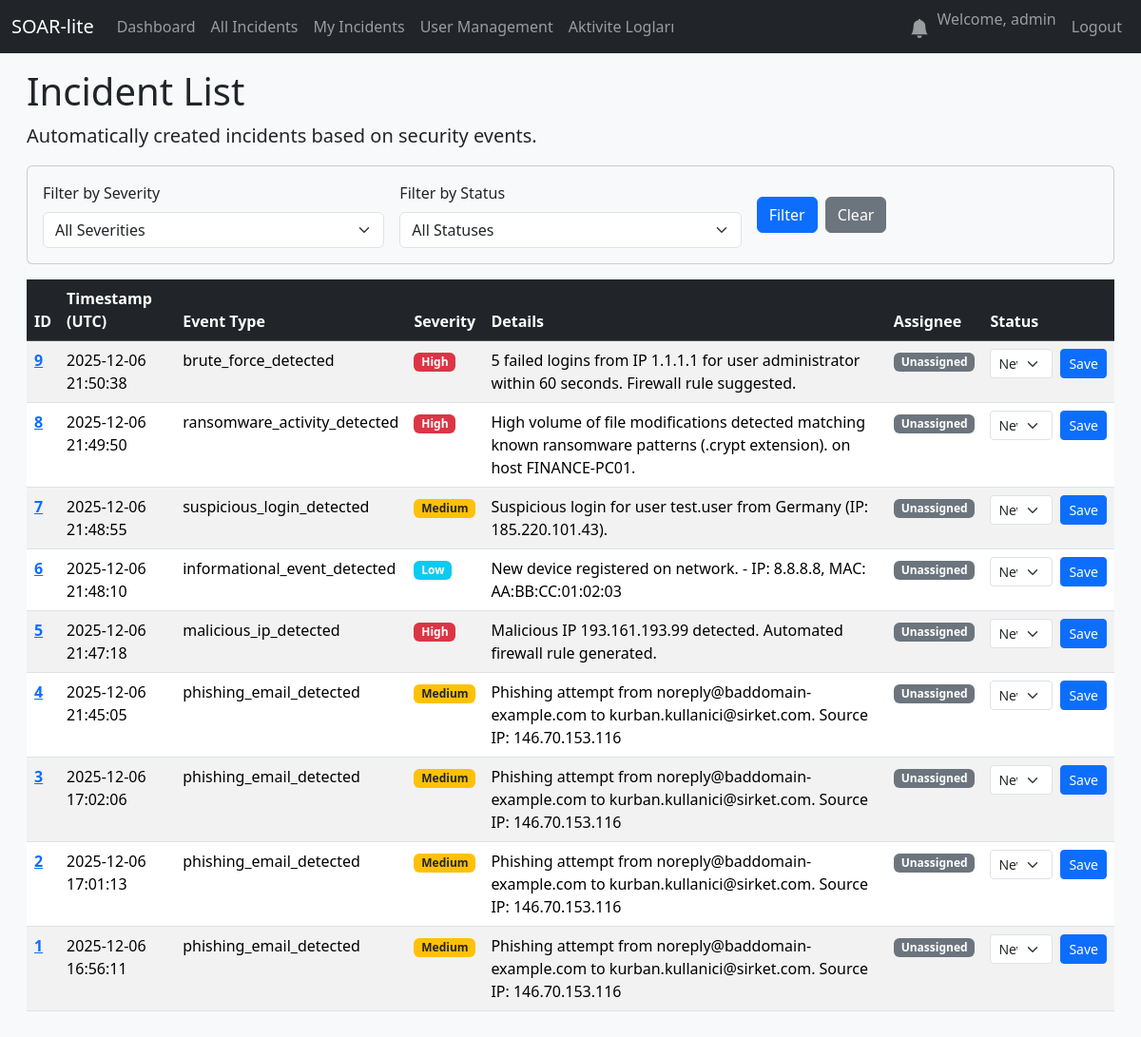
The app's page /incidents (signed in) with its own data.
### database.py (models this page shows, shortened)
class User(UserMixin, db.Model):
    id = db.Column(db.Integer, primary_key=True)
    username = db.Column(db.String(80), unique=True, nullable=False)
    email = db.Column(db.String(120), unique=True, nullable=False)
    password_hash = db.Column(db.String(128))
    created_at = db.Column(db.DateTime, default=datetime.utcnow)
    role = db.Column(db.String(50), nullable=False, default='Analyst')

class Incident(db.Model):
    id = db.Column(db.Integer, primary_key=True)
    created_at = db.Column(db.DateTime, default=datetime.utcnow)
    event_type = db.Column(db.String(100), nullable=False)
    severity = db.Column(db.String(50), nullable=False)
    details = db.Column(db.Text, nullable=True)
    status = db.Column(db.String(50), default='New')
    notes = db.relationship('Note', backref='incident', lazy=True, cascade="all, delete-orphan")
    closed_at = db.Column(db.DateTime, nullable=True) # Olay kapatıldığında doldurulacak
    vt_malicious_count = db.Column(db.Integer, nullable=True)
    vt_report_link = db.Column(db.String(255), nullable=True)
    mitre_technique_id = db.Column(db.String(20), nullable=True)
    mitre_technique_name = db.Column(db.String(100), nullable=True)
    suggested_firewall_rule = db.Column(db.Text, nullable=True) # Otomatik üretilen kural burada saklanacak
    assignee_id = db.Column(db.Integer, db.ForeignKey('user.id'), nullable=True)
    assignee = db.relationship('User', backref='incidents') # backref eklendi
    notes = db.relationship('Note', backref='incident', lazy=True, cascade="all, delete-orphan")
    observables = db.relationship('Observable', backref='incident', lazy=True, cascade="all, delete-orphan")
    action_logs = db.relationship('ActionLog', backref='incident', lazy=True, cascade="all, delete-orphan")

### app.py (the view)
@app.route('/incidents')
@login_required
def incidents_list():
    severity_filter = request.args.get('severity', None)
    status_filter = request.args.get('status', None)
    query = Incident.query
    if severity_filter and severity_filter != 'all':
        query = query.filter_by(severity=severity_filter)
    if status_filter and status_filter != 'all':
        query = query.filter_by(status=status_filter)
    incidents = query.order_by(Incident.created_at.desc()).all()
    return render_template('incidents.html',
                           incidents=incidents,
                           current_severity=severity_filter,
                           current_status=status_filter)

### app.py (called while the page is built)
def create_app():
    app = Flask(__name__)
    app.config['SQLALCHEMY_DATABASE_URI'] = 'sqlite:///soar.db'
    app.config['SQLALCHEMY_TRACK_MODIFICATIONS'] = False
    app.config['SECRET_KEY'] = 'bunu-mutlaka-guvenli-ve-rastgele-bir-degerle-degistir'
    db.init_app(app)
    login_manager = LoginManager()
    login_manager.init_app(app)
    login_manager.login_view = 'login'
    @login_manager.user_loader
    def load_user(user_id):
        return db.session.get(User, int(user_id))
    with app.app_context():
        db.create_all()
        print("🗄️ Database tables created or already exist.")
    return app

@app.context_processor
def inject_notifications():
    if current_user.is_authenticated:
        unread_count = Notification.query.filter_by(user_id=current_user.id, is_read=False).count()
        return dict(unread_notifications=unread_count)
    return dict(unread_notifications=0)

### templates/incidents.html (shortened to what this page needs)
{% extends "base.html" %}
{% block content %}
    <h1>Incident List</h1>
    <p class="lead">Automatically created incidents based on security events.</p>
    <div class="card bg-light mb-3">
        <div class="card-body">
            <form method="GET" action="{{ url_for('incidents_list') }}" class="row g-3 align-items-center">
                <div class="col-md-4">
                    <label for="severity" class="form-label">Filter by Severity</label>
                    <select name="severity" id="severity" class="form-select">
                        <option value="all" {% if not current_severity or current_severity == 'all' %}selected{% endif %}>All Severities</option>
                    </select>
                </div>
                <div class="col-md-4">
                    <label for="status" class="form-label">Filter by Status</label>
                    <select name="status" id="status" class="form-select">
                        <option value="all" {% if not current_status or current_status == 'all' %}selected{% endif %}>All Statuses</option>
                    </select>
                </div>
                <div class="col-md-4 d-flex align-items-end">
                    <button type="submit" class="btn btn-primary me-2">Filter</button>
                    <a href="{{ url_for('incidents_list') }}" class="btn btn-secondary">Clear</a>
                </div>
            </form>
        </div>
    </div>
    <div class="table-responsive">
        <table class="table table-striped table-hover">
            <thead class="table-dark">
                <tr>
                    <th scope="col">ID</th>
                    <th scope="col">Timestamp (UTC)</th>
                    <th scope="col">Event Type</th>
                    <th scope="col">Severity</th>
                    <th scope="col">Details</th>
                    <th scope="col">Assignee</th>
                    <th scope="col">Status</th>
                </tr>
            </thead>
            <tbody>
                {% for incident in incidents %}
                <tr>
                    <th scope="row"><a href="{{ url_for('incident_detail', incident_id=incident.id) }}">{{ incident.id }}</a></th>
                    <td>{{ incident.created_at.strftime('%Y-%m-%d %H:%M:%S') }}</td>
                    <td>{{ incident.event_type }}</td>
                    <td>
                        {% if incident.severity == 'high' %}<span class="badge bg-danger">High</span>
                        {% elif incident.severity == 'medium' %}<span class="badge bg-warning text-dark">Medium</span>
                        {% else %}<span class="badge bg-info">{{ incident.severity|capitalize }}</span>{% endif %}
                    </td>
                    <td>{{ incident.details }}</td>
                    <td>
                        {% if incident.assignee %}
                            <span class="badge bg-dark">{{ incident.assignee.username }}</span>
                        {% else %}
                            <span class="badge bg-secondary">Unassigned</span>
                        {% endif %}
                    </td>
                    <td>
                        <form action="{{ url_for('update_status', incident_id=incident.id) }}" method="POST" class="d-flex">
                            <select name="status" class="form-select form-select-sm me-2">
                                <option value="New" {% if incident.status == 'New' %}selected{% endif %}>New</option>
                            </select>
                            <button type="submit" class="btn btn-primary btn-sm">Save</button>
                        </form>
                    </td>
                </tr>
                {% else %}
                <tr>
                    <td colspan="6" class="text-center">No incidents matching the criteria.</td>
                </tr>
                {% endfor %}
            </tbody>
        </table>
    </div>
{% endblock %}

### templates/base.html (shortened to what this page needs)
<!doctype html>
<html lang="en">
<head>
    <link href="https://cdn.jsdelivr.net/npm/bootstrap@5.3.2/dist/css/bootstrap.min.css" rel="stylesheet">
</head>
<body>
    <nav class="navbar navbar-expand-md navbar-dark bg-dark fixed-top">
        <div class="container-fluid">
            <a class="navbar-brand" href="{{ url_for('dashboard') }}">SOAR-lite</a>
            <div class="collapse navbar-collapse" id="navbarNav">
                <ul class="navbar-nav me-auto mb-2 mb-lg-0">
                    {% if current_user.is_authenticated %}
                    <li class="nav-item">
                        <a class="nav-link" href="{{ url_for('dashboard') }}">Dashboard</a>
                    </li>
                    <li class="nav-item">
                        <a class="nav-link" href="{{ url_for('incidents_list') }}">All Incidents</a>
                    </li>
                    <li class="nav-item">
                        <a class="nav-link" href="{{ url_for('my_incidents') }}">My Incidents</a>
                    </li>
                    {% if current_user.is_authenticated and current_user.role == 'Admin' %}
                    <li class="nav-item">
                        <a class="nav-link" href="{{ url_for('user_management') }}">User Management</a>
                    </li>
                    {% endif %}
                    {% if current_user.is_authenticated and current_user.role in ['Admin', 'Manager'] %}
                    <li class="nav-item">
                        <a class="nav-link" href="{{ url_for('activity_log') }}">Aktivite Logları</a>
                    </li>
                    {% endif %}
                    {% endif %}
                </ul>
                <ul class="navbar-nav ms-auto">
                    {% if current_user.is_authenticated %}
                    <li class="nav-item">
                        <a class="nav-link position-relative" href="{{ url_for('notifications') }}">
                            <svg xmlns="http://www.w3.org/2000/svg" width="20" height="20" fill="currentColor" class="bi bi-bell-fill" viewBox="0 0 16 16">
                                <path d="M8 16a2 2 0 0 0 2-2H6a2 2 0 0 0 2 2zm.995-14.901a1 1 0 1 0-1.99 0A5.002 5.002 0 0 0 3 6c0 1.098-.5 6-2 7h14c-1.5-1-2-5.902-2-7 0-2.42-1.72-4.44-4.005-4.901z"/>
                            </svg>
                        </a>
                    </li>
                    <li class="nav-item">
                        <span class="navbar-text me-2">Welcome, {{ current_user.username }}</span>
                    </li>
                    <li class="nav-item">
                        <a class="nav-link" href="{{ url_for('logout') }}">Logout</a>
                    </li>
                    {% endif %}
                </ul>
            </div>
        </div>
    </nav>
    <div class="main-content-scrollable">
        <main class="container-fluid"> {% block content %}{% endblock %}
        </main>
    </div>
</body>
</html>

### templates/base.html (style rules this page uses)
html, body { height: 100%; margin: 0; padding: 0; overflow: hidden; background-color: #f8f9fa; }
body { padding-top: 56px; }
.main-content-scrollable { height: calc(100vh - 56px); overflow-y: auto; padding: 1rem; }

### records on screen
User: username "admin"
Incident: id "9", created_at "2025-12-06 21:50:38", event_type "brute_force_detected", severity "High", details "5 failed logins from IP 1.1.1.1 for user administrator within 60 seconds. Firewall rule suggested.", status "New"
Incident: id "8", created_at "2025-12-06 21:49:50", event_type "ransomware_activity_detected", severity "High", details "High volume of file modifications detected matching known ransomware patterns (.crypt extension). on host FINANCE-PC01.", status "New"
Incident: id "7", created_at "2025-12-06 21:48:55", event_type "suspicious_login_detected", severity "Medium", details "Suspicious login for user test.user from Germany (IP: 185.220.101.43).", status "New"
Incident: id "6", created_at "2025-12-06 21:48:10", event_type "informational_event_detected", severity "Low", details "New device registered on network. - IP: 8.8.8.8, MAC: AA:BB:CC:01:02:03", status "New"
Incident: id "5", created_at "2025-12-06 21:47:18", event_type "malicious_ip_detected", severity "High", details "Malicious IP 193.161.193.99 detected. Automated firewall rule generated.", status "New"
Incident: id "4", created_at "2025-12-06 21:45:05", event_type "phishing_email_detected", severity "Medium", details "Phishing attempt from noreply@baddomain-example.com to kurban.kullanici@sirket.com. Source IP: 146.70.153.116", status "New"
Incident: id "3", created_at "2025-12-06 17:02:06", event_type "phishing_email_detected", severity "Medium", details "Phishing attempt from noreply@baddomain-example.com to kurban.kullanici@sirket.com. Source IP: 146.70.153.116", status "New"
Incident: id "2", created_at "2025-12-06 17:01:13", event_type "phishing_email_detected", severity "Medium", details "Phishing attempt from noreply@baddomain-example.com to kurban.kullanici@sirket.com. Source IP: 146.70.153.116", status "New"
Incident: id "1", created_at "2025-12-06 16:56:11", event_type "phishing_email_detected", severity "Medium", details "Phishing attempt from noreply@baddomain-example.com to kurban.kullanici@sirket.com. Source IP: 146.70.153.116", status "New"
